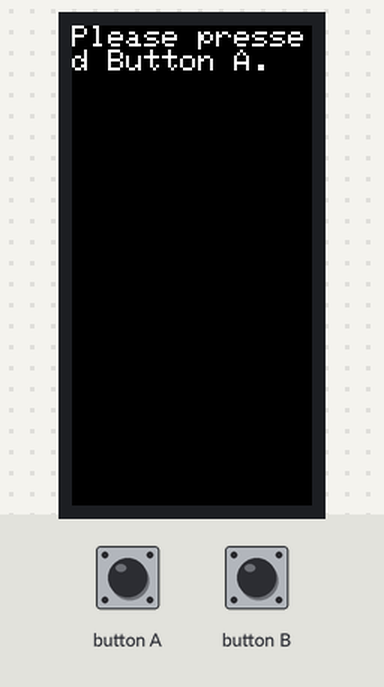
The sketch below on a simulated ESP32. On the bench: 80×160 colour display. The inputs (shaded band) are chosen by the test bench.

Above: at 1.3 s.
1.4 s: button A pressed for 3.2 s
At 5.2 s:
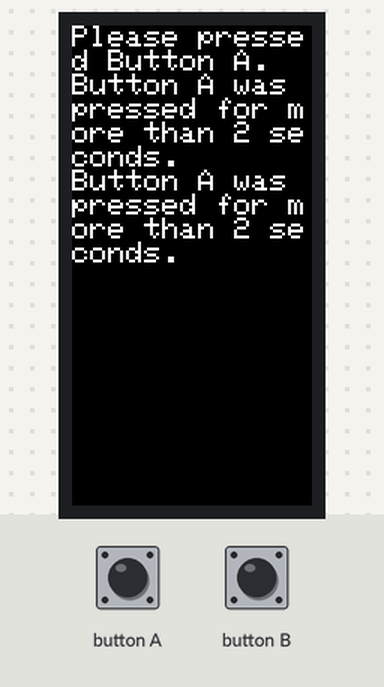
6.1 s: button A pressed for 3.2 s
At 10.0 s:
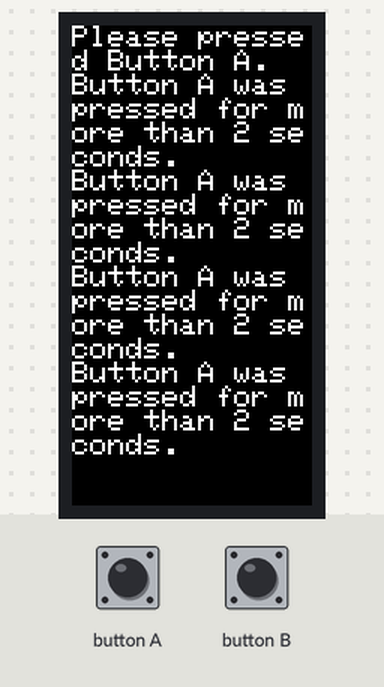
Timing chart, 0 to 11.5 s (numbered marks = the images above; inputs shaded):
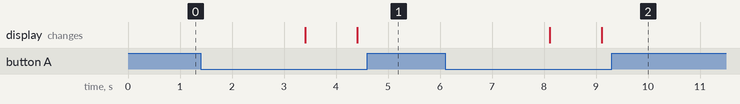

The sketch:

button_5.ino
```cpp
#include <M5StickC.h>

void setup() {
  M5.begin();
  M5.Lcd.println("Please pressed Button A.");
}

void loop() {
  M5.update();
  if (M5.BtnA.pressedFor(2000)) {
    M5.Lcd.println("Button A was pressed for more than 2 seconds.");
    delay(1000);
  }
}
```

Measured:
- after the input at 1.4 s, the display: first changes after 2.0 s (image 1 shows a later state)
- after the input at 6.1 s, the display: first changes after 2.0 s (image 2 shows a later state)
